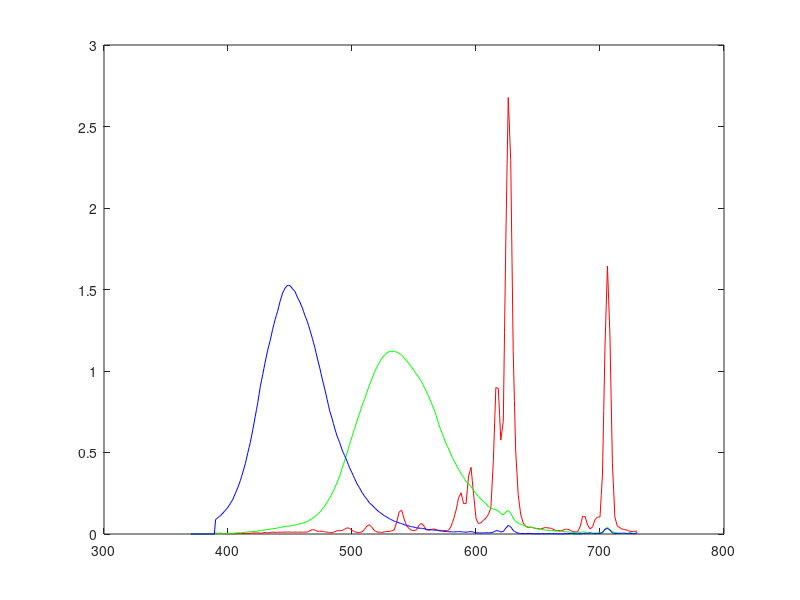
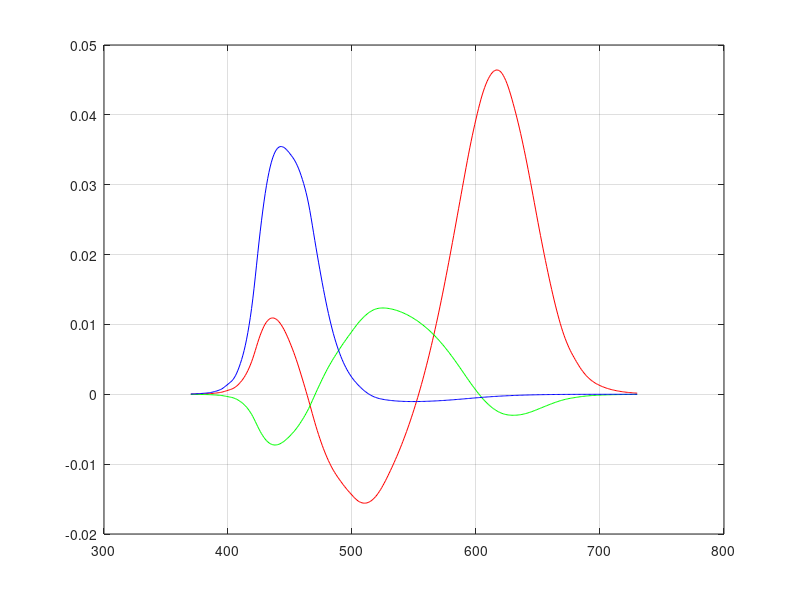
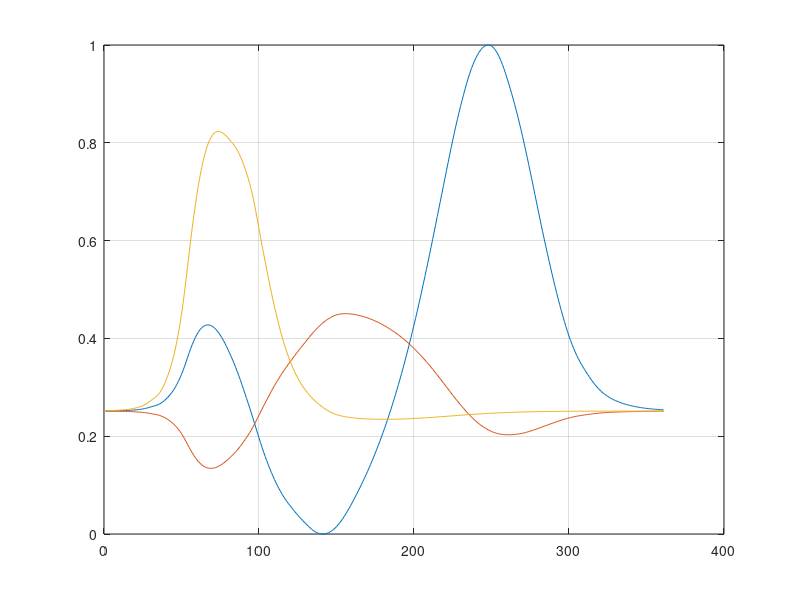

Recreate these plots in MATLAB, in order. (Note: this script raises an error after producing the figures.)
%%%%%%%%%%%%%%%%%%%%%%%%%%%%%%%%%%%%%%%%%%%%%%%%%%%%%%%%%%%%%%%%%%%%%%%%
% 
% Class:     Psych 221/EE 362
% Tutorial:  Spectrum
% Author:    Wandell
% Purpose:   An example calculation: making a desaturated rainbow.
% Date:      01.12.98	
% Duration:  20 minutes
% 
% PURPOSE:
% 
%    This tutorial uses the color-matching tools we have
% developed to create approaching the appearance the rainbow (the
% spectral colors) on your display.
% 
%%%%%%%%%%%%%%%%%%%%%%%%%%%%%%%%%%%%%%%%%%%%%%%%%%%%%%%%%%%%%%%%%%%%%%%%


% Change the matlab process so that it is executing from inside
% the tutorials directory.  This will make my life easier, and
% thus it will make your life easier. 

% cd /local/class/psych221/tutorials
  
% The color matching functions are essential for creating
% calibrated signals.  So, we load them first.
%
%load xyz; comment
load XYZ; comment
XYZ=data; % 'XYZ.mat' stores the color matching functions in a variable called 'data'.

% Now, let's suppose that we know the spectral power
% distributions of your monitor's phosphors.  For this example, we
% will use the SPDs stored in the file "monitor" in the cMatch
% subdirectory.  The variable containing the SPDs is called "phosphors"
%
load cMatch/monitor; comment

% Here is a plot of the phosphors.  The color table of the
%
plot(wavelength,phosphors(:,1),'r', ...
    wavelength,phosphors(:,2),'g', ...
    wavelength,phosphors(:,3),'b')

% We compute the matrix that converts between XYZ values linear
% intensities of the monitor RGB values.  We do this in two
% steps.  First, we find the XYZ values for each of the individual
% phosphors.  The columns of this matrix represent the XYZ values
% of the red, green and blue phosphors, respectively.  These
% values should be relatively easy to interpret.
%

rgb2xyz = XYZ'*phosphors

% Invert the rgb2xyz matrix so that we can compute from
% XYZ back to linear RGB values.
%

xyz2rgb = inv(rgb2xyz)

% Notice that the values of the xyz2rgb matrix contain negative
% values and are difficult to interpret directly. Such is life.

% In principle, we could compute the RGB values of spectral
% lights now.  Remember that the XYZ values of each spectral
% light is contained in the rows of the XYZ matrix.  So, we need
% only to multiply the two matrices as in:

rgbSpectrum = xyz2rgb*XYZ';

% This calculation would produce the rgbSpectrum for monochrome
% lights of equal energy.  But, equal energy monochrome lights do
% not appear equally bright.  The brightest part of the spectrum
% is near 550nm, and the blue and red ends are much dimmer (per
% unit watt).
% 

% So, there is one adjustment I would like to make to the
% spectral colors.  I would like to display spectral colors that
% are imilar in their brightness.  To adjust the overall
% luminance of the spectral values, I will scale the XYZ values
% of each spectral light by a function that is related to the Y
% value.  Remember that the Y value is correlated with
% brightness.  So, if we scale by the Y value, we can compensate
% a bit for brightness differences.

% Here is what I propose to use as a scale factor.

Yvalue = XYZ(:,2);
scaleFactor = (Yvalue + 0.4);

% Now, let's scale the rgb values.
% Pay attention to the fact that I am doing this scaling in the
% linear RGB space.  This calculation would be wrong if I did it
% on the frame buffer values, rather than the linear RGB intensities.

rgbSpectrum = rgbSpectrum*diag( 1 ./ scaleFactor);
rgbSpectrum = rgbSpectrum';

% Here is a plot of the scale factors I used to make the
% brightness of the wavelengths more nearly equal.

figure
plot(wavelength,1./scaleFactor,'k')
set(gca,'ylim',[0 2]), grid on

% Here is a graph of the R,G and B values we need for each of the
% individual wavelengths when they are presented at equal energy
% levels.  The horizontal axis shows wavelength and the three
% colored curves show the linear intensity values needed for the
% phoshors.

plot(wavelength,rgbSpectrum(:,1),'r', ...
    wavelength,rgbSpectrum(:,2),'g', ...
    wavelength,rgbSpectrum(:,3),'b')
grid on

% As you can see in the figure, some of the RGB values are
% negative.  These are called "out of gamut" and cannot be
% displayed precisely.  There is no getting around this problem
% either for this example or in many real world applications.
% Some physical colors in the world simply cannot be displayed on
% conventional monitors, with three primaries.  This corresponds
% to the observation that in the color-matching experiment
% sometimes we must move one of the primaries to the other side
% of the field.

% There are many different suggestions (hacks) that people use to
% overcome the basic physical limitation of displays.  For our
% purposes, we can use a fairly simple compromise -- some of you
% may like it, others may not.  That is the nature of this
% business.

% We can display these rgb values superimposed on a constant
% gray background.  By superimposing the spectrum on a constant
% background, we can both add and subtract RGB values.

% I propose that we use a gray background that is only as bright
% as the most negative rgbSpectrum value.

grayLevel = abs(min(rgbSpectrum(:)))
rgbSpectrum = (rgbSpectrum + grayLevel);

% And, we scale the RGB values in rgbSpectrum so they are as
% large as possible, but the sum of the background and these
% values will still be less than the maximum display value (1).

rgbSpectrum = rgbSpectrum/max(rgbSpectrum(:));

figure 
plot(rgbSpectrum), grid on

% Now, we correct for the display nonlinearities by presuming
% that we know something (which we don't) about your display.
% Here is the display gamma function relating a standard monitor
% frame buffer entries to the display intensities.

load cMatch/hit489Gam

% Here is the function we use to convert the linear values in rgb
% to the frame buffer (DAC) values.

DAC = rgb2dac(rgbSpectrum, invHit489Gam);

% To display the image, we will sample every other wavelength value

waveSamp = 1:2:361;
mp = DAC(waveSamp,:);
wavelengths = 360 + waveSamp;

% Then, we will create a linear ramp to show the color map values.

im = 1:size(mp,1);

% and show 'em
% 
mp = mp/max(mp(:));
colormap(mp);image(im)

% Notice that the color start to fade towards the end.  Why do
% you think that is?  Try varying some of the choices I made,
% such as the scaleFactor and the intensity of the gray
% background.

% Here is a plot of the DAC values we ended up with.  
figure;
plot(wavelengths, DAC(waveSamp,1),'-r',...
    wavelengths, DAC(waveSamp,2),'-g',...
    wavelengths,DAC(waveSamp,3),'-b')

% Notice that the overall saturation is quite limited by one part
% of the spectrum.  Perhaps if we didn't try to reproduce just
% that part of the image, or we adjusted just that part, we could
% obtain a more saturated overall appearance. Again, a design
% decision.

% END TUTORIAL
